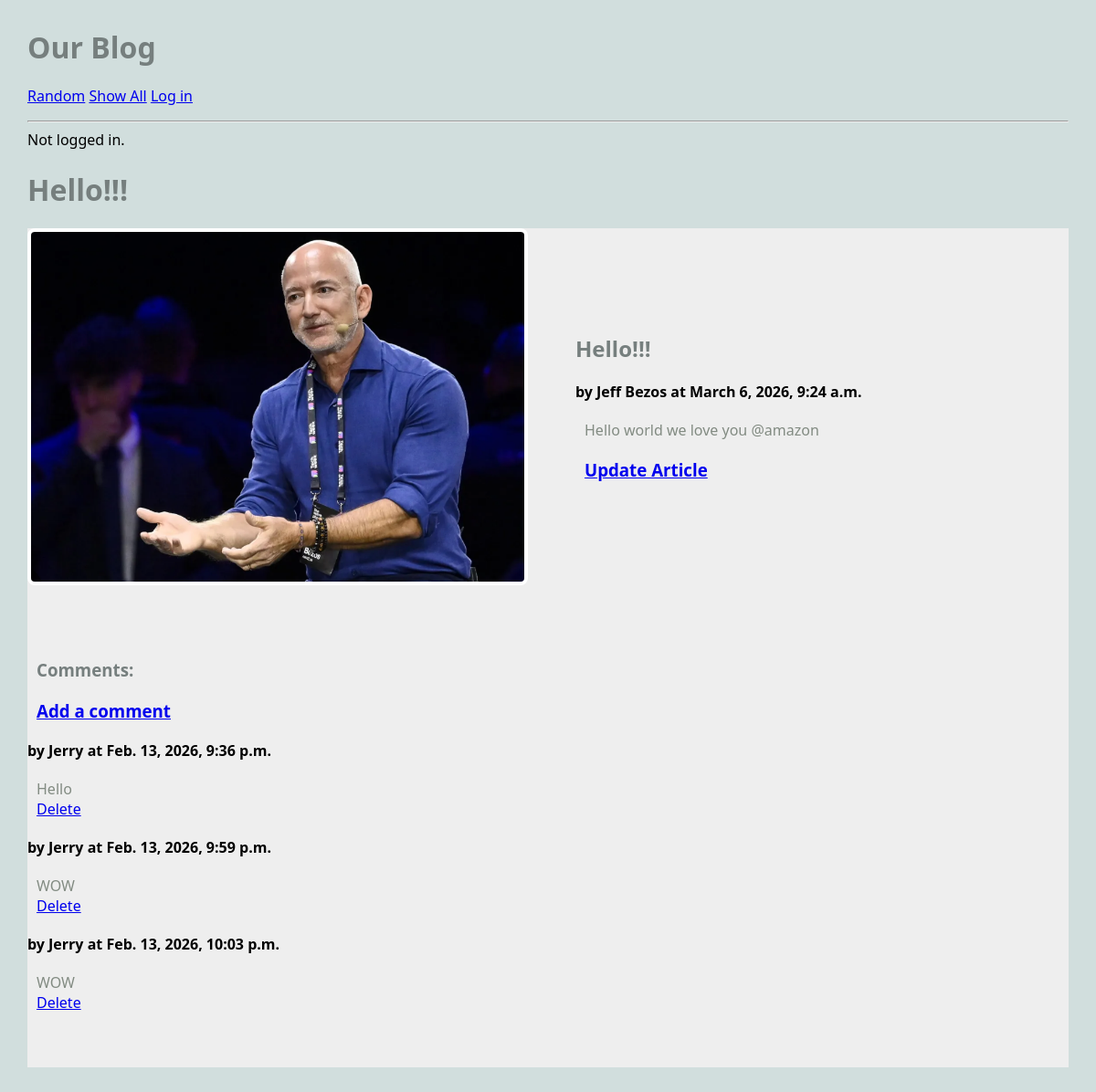
Screenshot of /blog/ with the database file from the repository.
### blog/models.py (models this page shows, shortened)
class Article(models.Model):
    title = models.TextField(blank = True)
    author = models.TextField(blank = True)
    text = models.TextField(blank = True)
    published = models.DateTimeField(auto_now = True)
    image_file = models.ImageField(blank = True)
    user = models.ForeignKey(User, on_delete=models.CASCADE) ## NEW
    def get_all_comments(self):
        comments = Comment.objects.filter(article = self)
        return comments

class Comment(models.Model):
    article = models.ForeignKey(Article, on_delete=models.CASCADE)
    author = models.TextField(blank = True)
    text = models.TextField(blank = True)
    published = models.DateTimeField(auto_now = True)

### blog/views.py (the view)
# urls.py: path('', RandomArticleView.as_view(), name="random"),
class RandomArticleView(DetailView):
    model = Article
    template_name = "blog/article.html"
    context_object_name = "article"
    def get_object(self):
        all_articles = Article.objects.all()
        article =  random.choice(all_articles)
        return article

### blog/templates/blog/article.html
{% extends "blog/base.html" %}
{% block content %}
    <h1> {{article.title}} </h1>
    <main class="grid-container">
        <article class="featured">
            {% if article.image_file %}
            <img src="{{article.image_file.url}}" alt="{{article.image_file.url}}">
            {% else %}
            <h3> NO IMAGE </h3>
            {% endif %}
            <div>
                <h2>{{article.title}}</h2>
                <strong>by {{article.author}} at {{article.published}}</strong>
                <p>
                    {{article.text}}
                </p>
                <h3>
                    <a href="{% url 'update_article' article.pk %}">Update Article</a>
                </h3>
            </div>
            <div class="comments">
                <h3>Comments:</h3>
                <h3>
                    <a href="{% url 'create_comment' article.pk %}">Add a comment</a>
                </h3>
                {% for comment in article.get_all_comments %}
                    <div class="comment">
                        <strong>by {{ comment.author }} at {{ comment.published }}</strong>
                        <p>
                            {{ comment.text }}
                            <br>
                            <a href="{% url 'delete_comment' comment.pk %}">Delete</a>
                        </p>
                    </div>
                {% endfor %}
            </div>
        </article>
    </main>
{% endblock %}

### blog/templates/blog/base.html (shortened to what this page needs)
{% load static %}
<html>
    <head>
        <link rel="stylesheet" href="{% static 'styles-blog.css' %}">
    </head>
    <body>
        <head>
            <h1>Our Blog</h1>
            <nav>
                <ul>
                    <li><a href="{% url 'random' %}">Random</a></li>
                    <li><a href="{% url 'show_all' %}">Show All</a></li>
                    {% if request.user.is_authenticated %}
                    <li>
                        <a href="{% url 'create_article' %}">Create</a>
                        <form method="post" action="{% url 'logout' %}" style="display:inline;">
                        {% csrf_token %}
                        <button type="submit">Log out</button>
                        </form>
                    </li>
                    {% else %}
                    <li><a href="{% url 'login' %}">Log in</a></li>
                    {% endif %}
                </ul>
                <hr>
                {% if request.user.is_authenticated %}
                Logged in as: {{request.user}}
                {% else %}
                Not logged in.
                {% endif %}
            </nav>
        </head>
        {% block content %}
        {% endblock %}
    </body>
</html>

### static/styles-blog.css (style rules this page uses)
body { margin: 30px; background: #d1dedd; font-family:'Segoe UI', Tahoma, Geneva, Verdana, sans-serif; }
ul, li { padding: 0px; list-style-type: none; }
h1, h2, h3 { color: #767f7e; }
p { color: #828b82; }
.grid-container { background: #eee; max-width: 900px; display: grid; grid-template-columns: repeat(3, 1fr); grid-gap: 10px; max-width: 1200px; margin: 20px auto; }
article.featured { grid-column: span 3; display: grid; gap: 60px; grid-template-columns: 1fr 1fr; align-items: center; border-bottom: 1px #bbc7c7; padding-bottom: 40px; }
article img, article.featured img { width: 100%; border: 4px solid #fff; border-radius: 8px; }
article p, article h3 { margin: 20px 10px; }
nav li { display: inline; }

### rows the page displays
Article: title "Hello!!!", image_file (picture), author "Jeff Bezos", published "March 6, 2026, 9:24 a.m.", text "Hello world we love you @amazon"
Comment: author "Jerry", published "Feb. 13, 2026, 9:36 p.m.", text "Hello"
Comment: author "Jerry", published "Feb. 13, 2026, 9:59 p.m.", text "WOW"
Comment: author "Jerry", published "Feb. 13, 2026, 10:03 p.m.", text "WOW"
